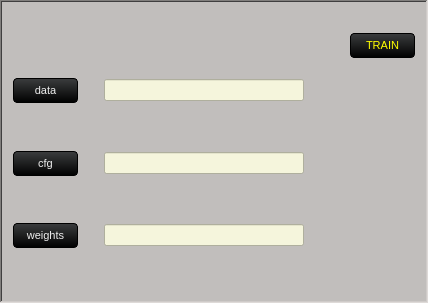
                <widget class="QFrame" name="darknet_train_frame">
                 <property name="maximumSize">
                  <size>
                   <width>1920</width>
                   <height>303</height>
                  </size>
                 </property>
                 <property name="styleSheet">
                  <string notr="true">background-color: rgb(193, 190, 188);</string>
                 </property>
                 <property name="frameShape">
                  <enum>QFrame::WinPanel</enum>
                 </property>
                 <property name="frameShadow">
                  <enum>QFrame::Sunken</enum>
                 </property>
                 <property name="lineWidth">
                  <number>10</number>
                 </property>
                 <property name="midLineWidth">
                  <number>10</number>
                 </property>
                 <layout class="QGridLayout" name="gridLayout">
                  <item row="4" column="7">
                   <spacer name="verticalSpacer_15">
                    <property name="orientation">
                     <enum>Qt::Vertical</enum>
                    </property>
                    <property name="sizeHint" stdset="0">
                     <size>
                      <width>20</width>
                      <height>40</height>
                     </size>
                    </property>
                   </spacer>
                  </item>
                  <item row="8" column="5">
                   <spacer name="verticalSpacer">
                    <property name="orientation">
                     <enum>Qt::Vertical</enum>
                    </property>
                    <property name="sizeHint" stdset="0">
                     <size>
                      <width>20</width>
                      <height>40</height>
                     </size>
                    </property>
                   </spacer>
                  </item>
                  <item row="5" column="7" colspan="2">
                   <widget class="QLineEdit" name="data_label">
                    <property name="styleSheet">
                     <string notr="true">background-color: rgb(245, 245, 220);</string>
                    </property>
                   </widget>
                  </item>
                  <item row="13" column="7">
                   <spacer name="verticalSpacer_4">
                    <property name="orientation">
                     <enum>Qt::Vertical</enum>
                    </property>
                    <property name="sizeHint" stdset="0">
                     <size>
                      <width>20</width>
                      <height>40</height>
                     </size>
                    </property>
                   </spacer>
                  </item>
                  <item row="9" column="6">
                   <spacer name="verticalSpacer_53">
                    <property name="orientation">
                     <enum>Qt::Vertical</enum>
                    </property>
                    <property name="sizeHint" stdset="0">
                     <size>
                      <width>20</width>
                      <height>40</height>
                     </size>
                    </property>
                   </spacer>
                  </item>
                  <item row="5" column="6">
                   <spacer name="verticalSpacer_37">
                    <property name="orientation">
                     <enum>Qt::Vertical</enum>
                    </property>
                    <property name="sizeHint" stdset="0">
                     <size>
                      <width>20</width>
                      <height>40</height>
                     </size>
                    </property>
                   </spacer>
                  </item>
                  <item row="14" column="7" colspan="2">
                   <widget class="QLineEdit" name="weights_label">
                    <property name="minimumSize">
                     <size>
                      <width>200</width>
                      <height>0</height>
                     </size>
                    </property>
                    <property name="styleSheet">
                     <string notr="true">alternate-background-color: rgb(245, 245, 220);
background-color: rgb(245, 245, 220);</string>
                    </property>
                   </widget>
                  </item>
                  <item row="0" column="10">
                   <spacer name="horizontalSpacer_9">
                    <property name="orientation">
                     <enum>Qt::Horizontal</enum>
                    </property>
                    <property name="sizeHint" stdset="0">
                     <size>
                      <width>40</width>
                      <height>20</height>
                     </size>
                    </property>
                   </spacer>
                  </item>
                  <item row="14" column="5">
                   <widget class="QPushButton" name="browse_weights">
                    <property name="maximumSize">
                     <size>
                      <width>347</width>
                      <height>25</height>
                     </size>
                    </property>
                    <property name="styleSheet">
                     <string notr="true">QPushButton {
    background-color: qlineargradient(spread:repeat, x1:1, y1:0, x2:1, y2:1, stop:0 rgb(59, 61, 62), stop:1 rgb(0, 0, 0));
    color: rgb(238, 238, 238);
  	font-size: 8pt;
    min-width: 53px;
    border-style: solid;
    border-width: 1px;
    border-radius: 4px;
    border-color: rgb(0, 0, 0);
    padding: 5px;
}

QPushButton:flat {
    background-color: transparent;
    border: none;
    color: rgb(238, 238, 238);
}

QPushButton:disabled {
    background-color: #404040;
    color: #656565;
    border-color: rgb(0, 0, 0);
}

QPushButton:hover {
    background-color: rgba(236, 157, 0, 51);
    border: 1px solid rgb(236, 157, 0);
}

QPushButton:pressed {
    background-color: qlineargradient(spread:repeat, x1:1, y1:0, x2:1, y2:1, stop:0 rgb(28, 28, 32), stop:1 rgb(0, 0, 0));
    border: 1px solid rgb(236, 157, 0);
}

QPushButton:checked {
    background-color: qlineargradient(spread:repeat, x1:1, y1:0, x2:1, y2:1, stop:0 rgb(28, 28, 32), stop:1 rgb(0, 0, 0));
    border: 1px solid #222;
}</string>
                    </property>
                    <property name="text">
                     <string>weights</string>
                    </property>
                   </widget>
                  </item>
                  <item row="15" column="5">
                   <spacer name="verticalSpacer_32">
                    <property name="orientation">
                     <enum>Qt::Vertical</enum>
                    </property>
                    <property name="sizeHint" stdset="0">
                     <size>
                      <width>20</width>
                      <height>40</height>
                     </size>
                    </property>
                   </spacer>
                  </item>
                  <item row="1" column="10">
                   <widget class="QPushButton" name="train_button">
                    <property name="maximumSize">
                     <size>
                      <width>346</width>
                      <height>25</height>
                     </size>
                    </property>
                    <property name="styleSheet">
                     <string notr="true">QPushButton {
    background-color: qlineargradient(spread:repeat, x1:1, y1:0, x2:1, y2:1, stop:0 rgb(59, 61, 62), stop:1 rgb(0, 0, 0));
    color:  rgb(255, 255, 0);
    font-size: 11px;
    min-width: 53px;
    border-style: solid;
    border-width: 1px;
    border-radius: 4px;
    border-color: rgb(0, 0, 0);
    padding: 5px;
}

QPushButton:flat {
    background-color: transparent;
    border: none;
    color: rgb(238, 238, 238);
}

QPushButton:disabled {
    background-color: #404040;
    color: #656565;
    border-color: rgb(0, 0, 0);
}

QPushButton:hover {
    background-color: rgba(236, 157, 0, 51);
    border: 1px solid rgb(236, 157, 0);
}

QPushButton:pressed {
    background-color: qlineargradient(spread:repeat, x1:1, y1:0, x2:1, y2:1, stop:0 rgb(28, 28, 32), stop:1 rgb(0, 0, 0));
    border: 1px solid rgb(236, 157, 0);
}

QPushButton:checked {
    background-color: qlineargradient(spread:repeat, x1:1, y1:0, x2:1, y2:1, stop:0 rgb(28, 28, 32), stop:1 rgb(0, 0, 0));
    border: 1px solid #222;
}</string>
                    </property>
                    <property name="text">
                     <string>TRAIN</string>
                    </property>
                   </widget>
                  </item>
                  <item row="14" column="6">
                   <spacer name="verticalSpacer_54">
                    <property name="orientation">
                     <enum>Qt::Vertical</enum>
                    </property>
                    <property name="sizeHint" stdset="0">
                     <size>
                      <width>20</width>
                      <height>40</height>
                     </size>
                    </property>
                   </spacer>
                  </item>
                  <item row="1" column="9">
                   <spacer name="horizontalSpacer_15">
                    <property name="orientation">
                     <enum>Qt::Horizontal</enum>
                    </property>
                    <property name="sizeHint" stdset="0">
                     <size>
                      <width>40</width>
                      <height>20</height>
                     </size>
                    </property>
                   </spacer>
                  </item>
                  <item row="7" column="5">
                   <spacer name="verticalSpacer_30">
                    <property name="orientation">
                     <enum>Qt::Vertical</enum>
                    </property>
                    <property name="sizeHint" stdset="0">
                     <size>
                      <width>20</width>
                      <height>40</height>
                     </size>
                    </property>
                   </spacer>
                  </item>
                  <item row="10" column="5">
                   <spacer name="verticalSpacer_31">
                    <property name="orientation">
                     <enum>Qt::Vertical</enum>
                    </property>
                    <property name="sizeHint" stdset="0">
                     <size>
                      <width>20</width>
                      <height>40</height>
                     </size>
                    </property>
                   </spacer>
                  </item>
                  <item row="9" column="7" colspan="2">
                   <widget class="QLineEdit" name="cfg_label">
                    <property name="styleSheet">
                     <string notr="true">alternate-background-color: rgb(245, 245, 220);
background-color: rgb(245, 245, 220);</string>
                    </property>
                   </widget>
                  </item>
                  <item row="1" column="7">
                   <spacer name="horizontalSpacer_20">
                    <property name="orientation">
                     <enum>Qt::Horizontal</enum>
                    </property>
                    <property name="sizeHint" stdset="0">
                     <size>
                      <width>40</width>
                      <height>20</height>
                     </size>
                    </property>
                   </spacer>
                  </item>
                  <item row="16" column="5">
                   <spacer name="verticalSpacer_14">
                    <property name="orientation">
                     <enum>Qt::Vertical</enum>
                    </property>
                    <property name="sizeHint" stdset="0">
                     <size>
                      <width>20</width>
                      <height>40</height>
                     </size>
                    </property>
                   </spacer>
                  </item>
                  <item row="16" column="7">
                   <spacer name="verticalSpacer_7">
                    <property name="orientation">
                     <enum>Qt::Vertical</enum>
                    </property>
                    <property name="sizeHint" stdset="0">
                     <size>
                      <width>20</width>
                      <height>40</height>
                     </size>
                    </property>
                   </spacer>
                  </item>
                  <item row="5" column="5">
                   <widget class="QPushButton" name="browse_data">
                    <property name="maximumSize">
                     <size>
                      <width>347</width>
                      <height>25</height>
                     </size>
                    </property>
                    <property name="font">
                     <font>
                      <pointsize>8</pointsize>
                     </font>
                    </property>
                    <property name="styleSheet">
                     <string notr="true">QPushButton {
    background-color: qlineargradient(spread:repeat, x1:1, y1:0, x2:1, y2:1, stop:0 rgb(59, 61, 62), stop:1 rgb(0, 0, 0));
    color: rgb(238, 238, 238);
  	font-size: 8pt;
    min-width: 53px;
    border-style: solid;
    border-width: 1px;
    border-radius: 4px;
    border-color: rgb(0, 0, 0);
    padding: 5px;
}

QPushButton:flat {
    background-color: transparent;
    border: none;
    color: rgb(238, 238, 238);
}

QPushButton:disabled {
    background-color: #404040;
    color: #656565;
    border-color: rgb(0, 0, 0);
}

QPushButton:hover {
    background-color: rgba(236, 157, 0, 51);
    border: 1px solid rgb(236, 157, 0);
}

QPushButton:pressed {
    background-color: qlineargradient(spread:repeat, x1:1, y1:0, x2:1, y2:1, stop:0 rgb(28, 28, 32), stop:1 rgb(0, 0, 0));
    border: 1px solid rgb(236, 157, 0);
}

QPushButton:checked {
    background-color: qlineargradient(spread:repeat, x1:1, y1:0, x2:1, y2:1, stop:0 rgb(28, 28, 32), stop:1 rgb(0, 0, 0));
    border: 1px solid #222;
}</string>
                    </property>
                    <property name="text">
                     <string>data</string>
                    </property>
                   </widget>
                  </item>
                  <item row="13" column="5">
                   <spacer name="verticalSpacer">
                    <property name="orientation">
                     <enum>Qt::Vertical</enum>
                    </property>
                    <property name="sizeHint" stdset="0">
                     <size>
                      <width>20</width>
                      <height>40</height>
                     </size>
                    </property>
                   </spacer>
                  </item>
                  <item row="6" column="5">
                   <spacer name="verticalSpacer_17">
                    <property name="orientation">
                     <enum>Qt::Vertical</enum>
                    </property>
                    <property name="sizeHint" stdset="0">
                     <size>
                      <width>20</width>
                      <height>40</height>
                     </size>
                    </property>
                   </spacer>
                  </item>
                  <item row="9" column="5">
                   <widget class="QPushButton" name="browse_cfg">
                    <property name="maximumSize">
                     <size>
                      <width>347</width>
                      <height>25</height>
                     </size>
                    </property>
                    <property name="styleSheet">
                     <string notr="true">QPushButton {
    background-color: qlineargradient(spread:repeat, x1:1, y1:0, x2:1, y2:1, stop:0 rgb(59, 61, 62), stop:1 rgb(0, 0, 0));
    color: rgb(238, 238, 238);
  	font-size: 8pt;
    min-width: 53px;
    border-style: solid;
    border-width: 1px;
    border-radius: 4px;
    border-color: rgb(0, 0, 0);
    padding: 5px;
}

QPushButton:flat {
    background-color: transparent;
    border: none;
    color: rgb(238, 238, 238);
}

QPushButton:disabled {
    background-color: #404040;
    color: #656565;
    border-color: rgb(0, 0, 0);
}

QPushButton:hover {
    background-color: rgba(236, 157, 0, 51);
    border: 1px solid rgb(236, 157, 0);
}

QPushButton:pressed {
    background-color: qlineargradient(spread:repeat, x1:1, y1:0, x2:1, y2:1, stop:0 rgb(28, 28, 32), stop:1 rgb(0, 0, 0));
    border: 1px solid rgb(236, 157, 0);
}

QPushButton:checked {
    background-color: qlineargradient(spread:repeat, x1:1, y1:0, x2:1, y2:1, stop:0 rgb(28, 28, 32), stop:1 rgb(0, 0, 0));
    border: 1px solid #222;
}</string>
                    </property>
                    <property name="text">
                     <string>cfg</string>
                    </property>
                   </widget>
                  </item>
                  <item row="0" column="5">
                   <spacer name="verticalSpacer_29">
                    <property name="orientation">
                     <enum>Qt::Vertical</enum>
                    </property>
                    <property name="sizeHint" stdset="0">
                     <size>
                      <width>20</width>
                      <height>40</height>
                     </size>
                    </property>
                   </spacer>
                  </item>
                  <item row="17" column="5">
                   <spacer name="verticalSpacer_20">
                    <property name="orientation">
                     <enum>Qt::Vertical</enum>
                    </property>
                    <property name="sizeHint" stdset="0">
                     <size>
                      <width>20</width>
                      <height>40</height>
                     </size>
                    </property>
                   </spacer>
                  </item>
                  <item row="11" column="5">
                   <spacer name="verticalSpacer_18">
                    <property name="orientation">
                     <enum>Qt::Vertical</enum>
                    </property>
                    <property name="sizeHint" stdset="0">
                     <size>
                      <width>20</width>
                      <height>40</height>
                     </size>
                    </property>
                   </spacer>
                  </item>
                  <item row="8" column="7">
                   <spacer name="verticalSpacer_3">
                    <property name="orientation">
                     <enum>Qt::Vertical</enum>
                    </property>
                    <property name="sizeHint" stdset="0">
                     <size>
                      <width>20</width>
                      <height>40</height>
                     </size>
                    </property>
                   </spacer>
                  </item>
                 </layout>
                </widget>
